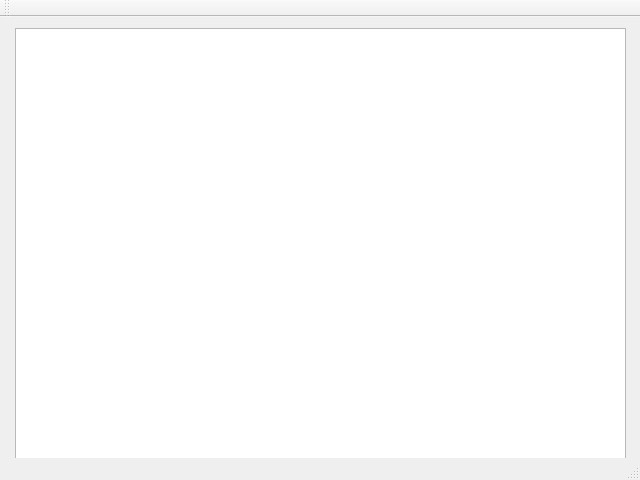
<?xml version="1.0" encoding="UTF-8"?>
<ui version="4.0">
 <class>MainWindow</class>
 <widget class="QMainWindow" name="MainWindow">
  <property name="geometry">
   <rect>
    <x>0</x>
    <y>0</y>
    <width>640</width>
    <height>480</height>
   </rect>
  </property>
  <property name="sizePolicy">
   <sizepolicy hsizetype="Fixed" vsizetype="Fixed">
    <horstretch>0</horstretch>
    <verstretch>0</verstretch>
   </sizepolicy>
  </property>
  <property name="windowTitle">
   <string>MainWindow</string>
  </property>
  <widget class="QWidget" name="centralWidget">
   <widget class="QListView" name="listView">
    <property name="geometry">
     <rect>
      <x>15</x>
      <y>11</y>
      <width>611</width>
      <height>431</height>
     </rect>
    </property>
   </widget>
  </widget>
  <widget class="QToolBar" name="mainToolBar">
   <attribute name="toolBarArea">
    <enum>TopToolBarArea</enum>
   </attribute>
   <attribute name="toolBarBreak">
    <bool>false</bool>
   </attribute>
  </widget>
  <widget class="QStatusBar" name="statusBar"/>
 </widget>
 <layoutdefault spacing="6" margin="11"/>
 <resources/>
 <connections/>
</ui>
